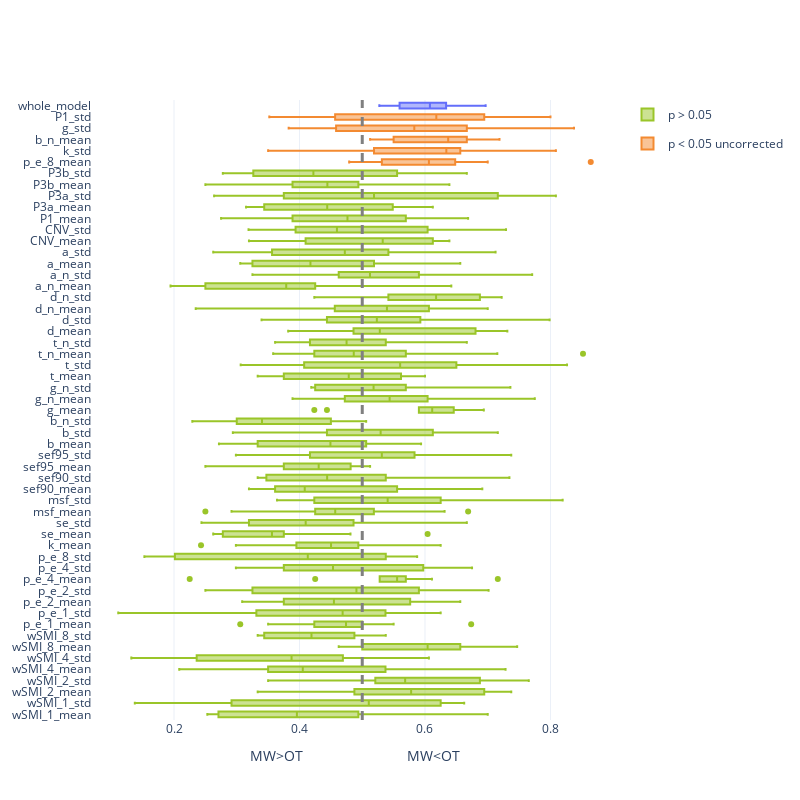

Notebook code for this chart:
### Code cell
fig1 = px.box(univ_mind, y="markers", x="AUC", color="significant", template = "plotly_white", color_discrete_sequence = [green, orange, lblue])


fig2 = px.box(multi_mind, y="markers", x="auc", template = "plotly_white")


fig3 = go.Figure(data=fig1.data + fig2.data)
fig3.add_vline(x=0.5, line_width=3, line_dash="dash", line_color="grey")

fig3.update_layout(
    autosize=False,
    width=800,
    height=800,
    xaxis = {'title': 'MW>OT                          MW<OT'},
    yaxis = {
            'showticklabels': True,
            'tickmode': 'linear',
        }, 
    template = 'plotly_white'
)


fig3.show()
# pio.write_json(fig, 'Figs/univariate_svc_mw_segment.plotly')

### Figure 1 — Plotly figure (JSON) as saved in the notebook; plotly's stock layout.template omitted (floating-point values rounded to 4 significant figures; data arrays with more than 128 entries replaced by an {"elided": "..."} marker saying what was removed)
{"data": [{"alignmentgroup": "True", "hovertemplate": "significant=p > 0.05<br>AUC=%{x}<br>markers=%{y}<extra></extra>", "legendgroup": "p > 0.05", "marker": {"color": "#9AC529"}, "name": "p > 0.05", "notched": false, "offsetgroup": "p > 0.05", "orientation": "h", "showlegend": true, "type": "box", "x": {"elided": "490 float values"}, "x0": " ", "xaxis": "x", "y": {"elided": "490 str values"}, "y0": " ", "yaxis": "y"}, {"alignmentgroup": "True", "hovertemplate": "significant=p < 0.05 uncorrected<br>AUC=%{x}<br>markers=%{y}<extra></extra>", "legendgroup": "p < 0.05 uncorrected", "marker": {"color": "#F38A31"}, "name": "p < 0.05 uncorrected", "notched": false, "offsetgroup": "p < 0.05 uncorrected", "orientation": "h", "showlegend": true, "type": "box", "x": [0.5875, 0.7, 0.5312, 0.625, 0.8642, 0.6481, 0.6458, 0.5069, 0.5417, 0.4792, 0.65, 0.5187, 0.6562, 0.35, 0.4938, 0.8086, 0.6181, 0.6528, 0.5833, 0.7083, 0.5125, 0.7188, 0.6125, 0.55, 0.6667, 0.642, 0.7083, 0.6319, 0.6458, 0.5278, 0.8375, 0.4375, 0.6375, 0.5687, 0.3827, 0.5556, 0.4583, 0.6667, 0.5972, 0.8194, 0.6937, 0.55, 0.8, 0.775, 0.4568, 0.3519, 0.4444, 0.6944, 0.6111, 0.625], "x0": " ", "xaxis": "x", "y": ["p_e_8_mean", "p_e_8_mean", "p_e_8_mean", "p_e_8_mean", "p_e_8_mean", "p_e_8_mean", "p_e_8_mean", "p_e_8_mean", "p_e_8_mean", "p_e_8_mean", "k_std", "k_std", "k_std", "k_std", "k_std", "k_std", "k_std", "k_std", "k_std", "k_std", "b_n_mean", "b_n_mean", "b_n_mean", "b_n_mean", "b_n_mean", "b_n_mean", "b_n_mean", "b_n_mean", "b_n_mean", "b_n_mean", "g_std", "g_std", "g_std", "g_std", "g_std", "g_std", "g_std", "g_std", "g_std", "g_std", "P1_std", "P1_std", "P1_std", "P1_std", "P1_std", "P1_std", "P1_std", "P1_std", "P1_std", "P1_std"], "y0": " ", "yaxis": "y"}, {"alignmentgroup": "True", "hovertemplate": "auc=%{x}<br>markers=%{y}<extra></extra>", "legendgroup": "", "marker": {"color": "#636efa"}, "name": "", "notched": false, "offsetgroup": "", "orientation": "h", "showlegend": false, "type": "box", "x": [0.6127, 0.5272, 0.6967, 0.6078, 0.5703], "x0": " ", "xaxis": "x", "y": ["whole_model", "whole_model", "whole_model", "whole_model", "whole_model"], "y0": " ", "yaxis": "y"}], "layout": {"autosize": false, "height": 800, "shapes": [{"line": {"color": "grey", "dash": "dash", "width": 3}, "type": "line", "x0": 0.5, "x1": 0.5, "xref": "x", "y0": 0, "y1": 1, "yref": "y domain"}], "width": 800, "xaxis": {"title": {"text": "MW>OT                          MW<OT"}}, "yaxis": {"showticklabels": true, "tickmode": "linear"}}}
